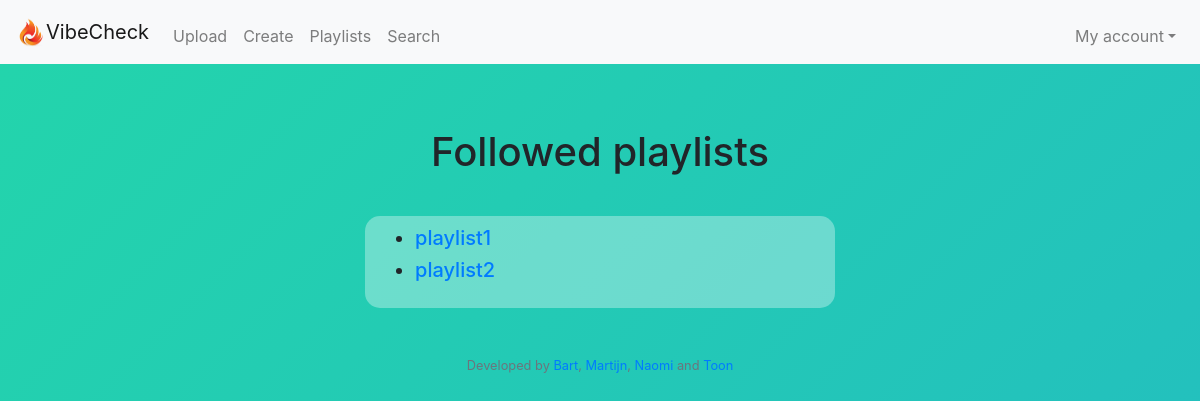
The page /playlists (signed in) on the database as committed earlier.
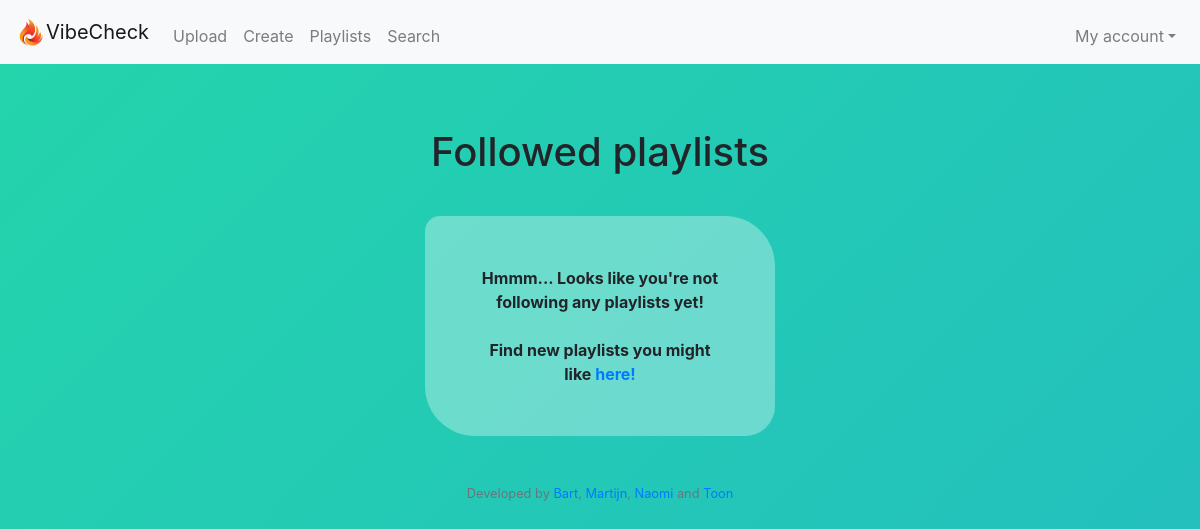
The same page on the database as committed later.
### tables this page shows
CREATE TABLE 'playlists' ('playlist_id' integer PRIMARY KEY NOT NULL, 'playlist_name' text, 'description' text, 'creator_id' integer);

### application.py (the view)
@app.route("/playlists")
@login_required
def playlists():
    ids = []
    playlist_id = db.execute("SELECT playlist_id FROM playlist_users WHERE user_id = :user_id", user_id=session["user_id"])
    for playlist_id in playlist_id:
        all_playlists = []
        playlist_name = db.execute("SELECT playlist_name FROM playlists WHERE playlist_id = :playlist_id",
                                   playlist_id=playlist_id["playlist_id"])
        all_playlists.append(playlist_name[0]["playlist_name"])
        all_playlists.append(playlist_id)
        ids.append(all_playlists)
    return render_template("playlists.html", ids=ids)

### application.py (called while the page is built)
@app.after_request
def after_request(response):
    response.headers["Cache-Control"] = "no-cache, no-store, must-revalidate"
    response.headers["Expires"] = 0
    response.headers["Pragma"] = "no-cache"
    return response

### helpers.py (called while the page is built)
def login_required(f):
    @wraps(f)
    def decorated_function(*args, **kwargs):
        if session.get("user_id") is None:
            return redirect("/login")
        return f(*args, **kwargs)
    return decorated_function

### templates/playlists.html (shortened to what this page needs)
{% extends "layout.html" %}
{% block main %}
    <div>
        <p>
            <h1 align="center">Followed playlists</h1>
        </p>
    </div>
    <br>
    {% if not ids %}
        <div class = "form">
            <strong>
                Hmmm... Looks like you're not following any playlists yet!
                <br><br>
                Find new playlists you might like <a href="/search">here!</a>
            </strong>
        </div>
    {% else %}
        <div align="center" class="playlist">
        <ul>
        {% for id in ids %}
            <h5 align="left">
                <li>
                    <a href="/playlist_profile?id={{id[1]['playlist_id']}}">{{ id[0] }}</a>
                </li>
            </h5>
        {% endfor %}
        </ul>
        </div>
    {% endif %}
{% endblock %}

Rows that differ between the two databases and show on the page:
no longer on this page (row edited): playlists: playlist_name "playlist1"
removed playlists: playlist_name "playlist2"
Other text that changed with them:
text now shown: "Hmmm... Looks like you're not following any playlists yet! Find new playlists you might like here!"
